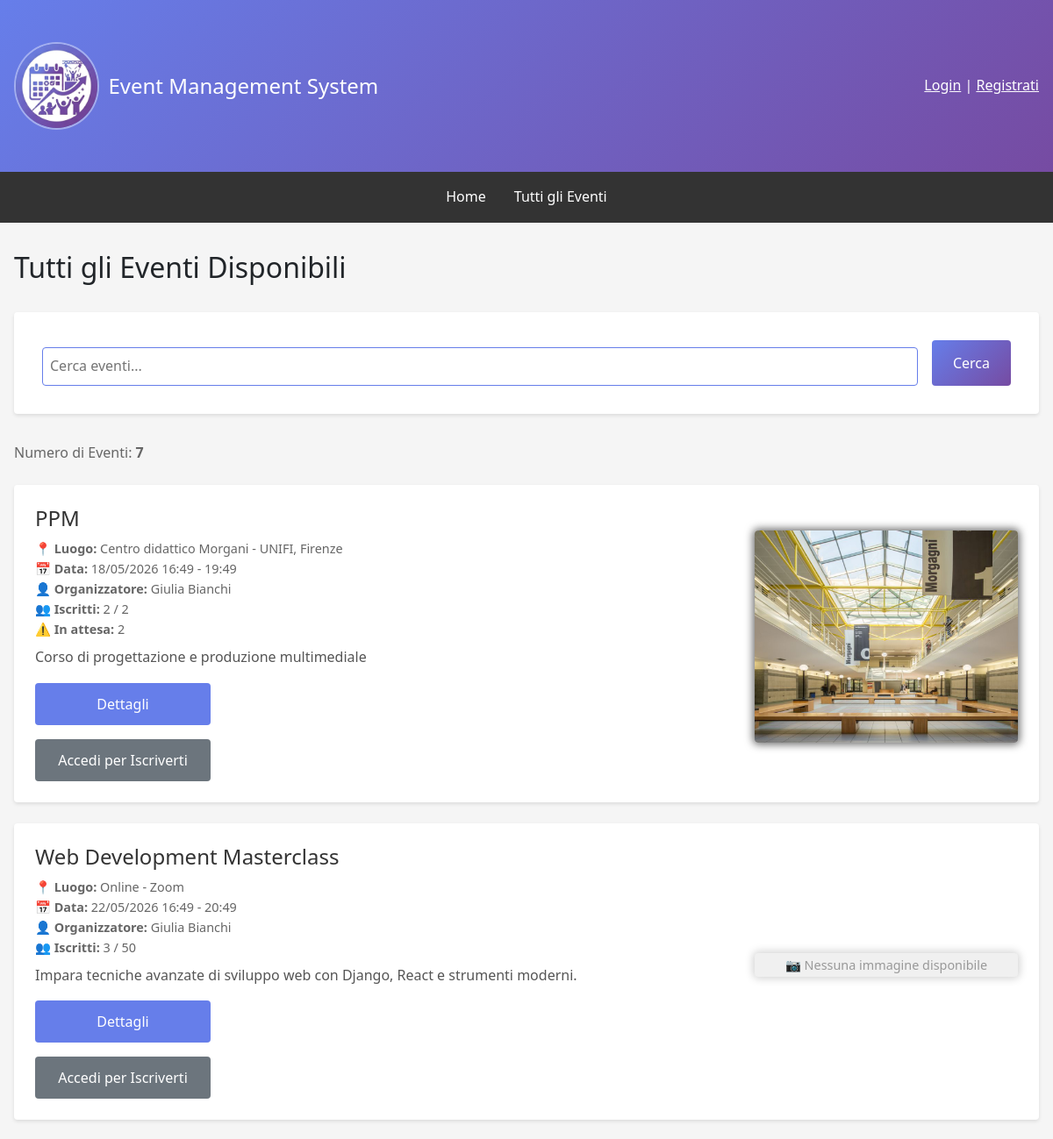
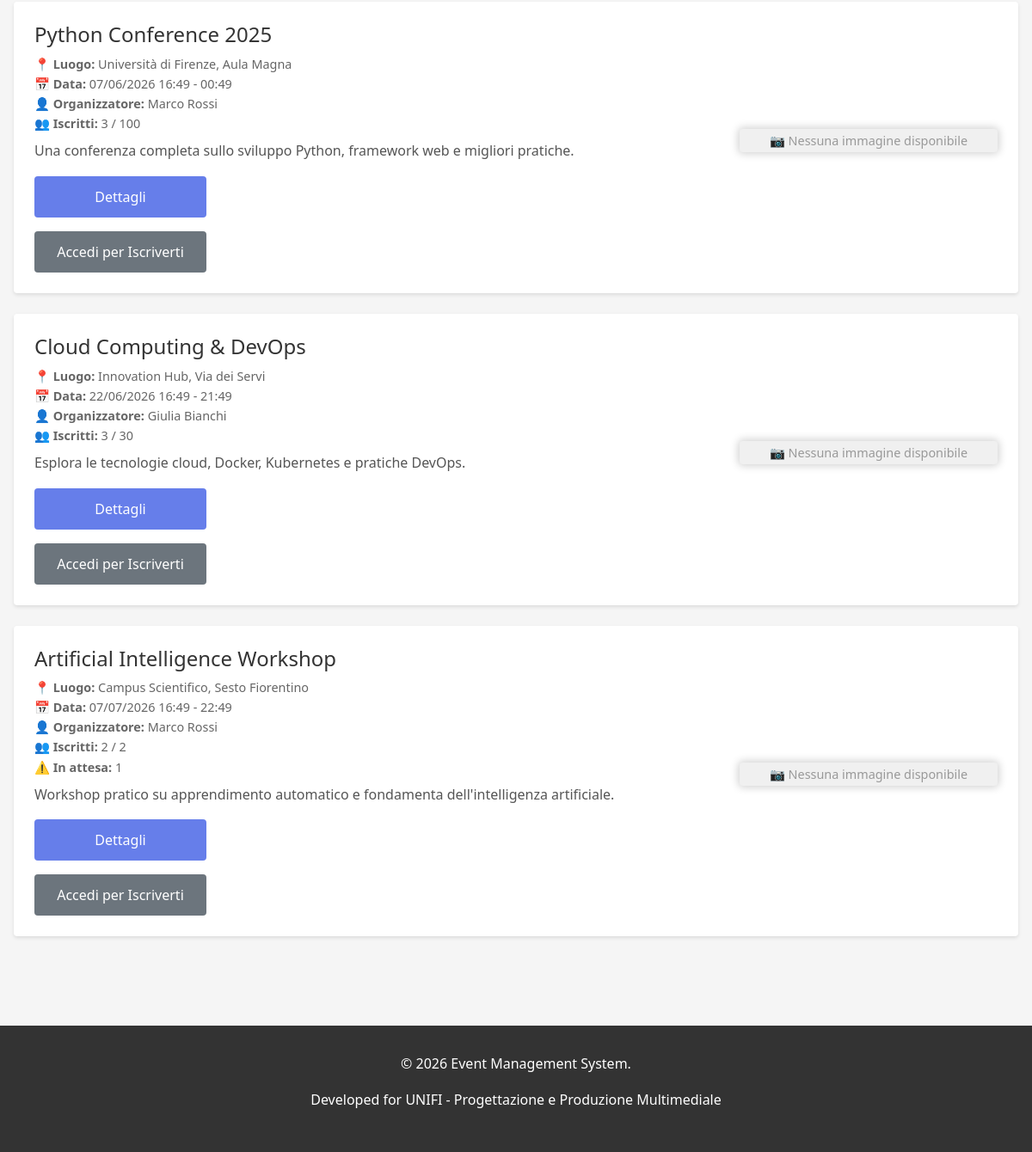
Screenshot of /events/ with the database file from the repository (2 pictures, top to bottom).
### events/models.py (models this page shows, shortened)
class Event(models.Model):
    STATUS_CHOICES = [('draft', 'Bozza'), ('published', 'Pubblicato'), ('ongoing', 'In Corso'), ('completed', 'Completato'), ('cancelled', 'Annullato')]
    title = models.CharField(max_length=200, verbose_name='Titolo')
    description = models.TextField(verbose_name='Descrizione')
    organizer = models.ForeignKey(User, on_delete=models.CASCADE, related_name='organized_events', verbose_name='Organizzatore')
    location = models.CharField(max_length=255, verbose_name='Luogo')
    start_date = models.DateTimeField(verbose_name='Data e Ora Inizio')
    end_date = models.DateTimeField(verbose_name='Data e Ora Fine')
    max_attendees = models.IntegerField(null=True, blank=True, verbose_name='Numero Massimo Partecipanti')
    image = models.ImageField(upload_to='event_images/', blank=True, null=True, verbose_name='Immagine')
    status = models.CharField(max_length=15, choices=STATUS_CHOICES, default='draft', verbose_name='Stato')
    created_at = models.DateTimeField(auto_now_add=True)
    updated_at = models.DateTimeField(auto_now=True)
    deleted_at = models.DateTimeField(null=True, blank=True, verbose_name='Eliminato il')
    class Meta:
        ordering = ['-start_date']
        permissions = [('can_create_event', 'Può creare eventi'), ('can_edit_own_events', 'Può modificare i propri eventi'), ('can_delete_own_events', 'Può eliminare i propri eventi'), ('can_view_attendees', 'Può visualizzare la lista dei partecipanti')]
    @property
    def get_confirmed_attendees_count(self):
        return self.eventregistration_set.filter(status='confirmed').count()
    def get_pending_attendees_count(self):
        return self.eventregistration_set.filter(status='pending').count()

### events/views.py (the view)
# urls.py: path('', views.EventListView.as_view(), name='event_list'),
class EventListView(ListView):
    model = Event
    template_name = 'events/event_list.html'
    context_object_name = 'events'
    paginate_by = 10
    def get_queryset(self):
        queryset = Event.objects.filter(status='published', deleted_at__isnull=True).order_by('start_date')
        query = self.request.GET.get('q')
        if query:
            queryset = queryset.filter(Q(title__icontains=query) | Q(description__icontains=query) | Q(location__icontains=query))
        return queryset
    def get_context_data(self, **kwargs):
        context = super().get_context_data(**kwargs)
        context['total_events'] = Event.objects.filter(status='published').count()
        if self.request.user.is_authenticated:
            user_registrations = EventRegistration.objects.filter(user=self.request.user).values_list('event_id', flat=True)
            context['registered_events'] = user_registrations
        return context

### templates/events/event_list.html (shortened to what this page needs)
{% extends 'base.html' %}
{% block content %}
<h2>Tutti gli Eventi Disponibili</h2>
<form method="get" class="search-form">
    <input type="text" name="q" placeholder="Cerca eventi..." value="{{ request.GET.q }}" aria-label="Cerca eventi">
    <button type="submit" class="btn" style="background: linear-gradient(135deg, #667eea 0%, #764ba2 100%);">Cerca</button>
</form>
<p style="color: #666; margin-bottom: 1.5rem;">
    Numero di Eventi: <strong>{{ total_events }}</strong>
</p>
{% if events %}
    {% for event in events %}
        <div class="event-card">
            <div class="event-content">
                <h3 class="event-title">{{ event.title }}</h3>
                <div class="event-meta">
                    <strong>📍 Luogo:</strong> {{ event.location }}<br>
                    <strong>📅 Data:</strong> {{ event.start_date|date:"d/m/Y H:i" }} - {{ event.end_date|date:"H:i" }}<br>
                    <strong>👤 Organizzatore:</strong> {{ event.organizer.get_full_name|default:event.organizer.username }}<br>
                    <strong>👥 Iscritti:</strong> {{ event.get_confirmed_attendees_count }}{% if event.max_attendees %} / {{ event.max_attendees }}{% endif %}<br>
                    {% if event.get_pending_attendees_count > 0 %}<strong>⚠️ In attesa:</strong> {{ event.get_pending_attendees_count }}{% endif %}
                </div>
                <p class="event-description">{{ event.description|truncatewords:30 }}</p>
                <div style="display: flex; gap: 1rem; flex-wrap: wrap;" class="event-card-buttons">
                    <a href="{% url 'events:event_detail' event.pk %}" class="btn">Dettagli</a>
                    {% if request.user.is_authenticated %}
                        {% if not request.user.is_staff %}
                            {% if event.pk in registered_events and user_registration.status != 'cancelled' %}
                                <span style="padding: 0.75rem; background-color: #28a745; color: white; border-radius: 4px;">✓ Iscritto</span>
                            {% else %}
                                <a href="{% url 'events:event_register' event.pk %}" class="btn btn-secondary">Iscriviti</a>
                            {% endif %}
                        {% endif %}
                    {% else %}
                        <a href="{% url 'users:login' %}" class="btn btn-secondary">Accedi per Iscriverti</a>
                    {% endif %}
                </div>
            </div>
            {% if event.image %}
                <div class="event-thumbnail">
                    <img src="{{ event.image.url }}" alt="{{ event.title }}" style="width: 100%; height: auto; margin-bottom: 1rem; border-radius: 4px; box-shadow: 0 0 10px 2px dimgray">
                </div>
            {% else %}
                <div class="no-image" style="text-align: center; margin-bottom: 1rem; padding: 2px; border-radius: 4px; box-shadow: 0 0 10px 2px lightgray">
                    <span>📷 Nessuna immagine disponibile</span>
                </div>
            {% endif %}
        </div>
    {% endfor %}
{% else %}
    <p style="text-align: center; padding: 2rem; color: #666;">Nessun evento disponibile in questo momento.</p>
{% endif %}
{% endblock %}

### templates/base.html (style rules this page uses)
* { margin: 0; padding: 0; box-sizing: border-box; }
body { font-family: 'Segoe UI', Tahoma, Geneva, Verdana, sans-serif; background-color: #f5f5f5; line-height: 1.6; }
.btn { display: inline-block; padding: 0.75rem 1.5rem; background-color: #667eea; color: white; text-decoration: none; border-radius: 4px; border: none; cursor: pointer; font-size: 1rem; }
.btn-secondary { background-color: #6c757d; }
.event-card { background: white; padding: 1.5rem; margin-bottom: 1rem; border-radius: 4px; box-shadow: 0 2px 4px rgba(0,0,0,0.1); }
.event-title { font-size: 1.5rem; margin-bottom: 0.5rem; color: #333; }
.event-meta { color: #666; font-size: 0.9rem; margin-bottom: 0.5rem; }
.event-description { color: #555; margin-bottom: 1rem; }
form { background: white; padding: 2rem; border-radius: 4px; box-shadow: 0 2px 4px rgba(0,0,0,0.1); }
input, textarea, select { width: 100%; padding: 0.5rem; margin-top: 0.5rem; border: 1px solid #ddd; border-radius: 4px; font-family: inherit; font-size: 1rem; }

### templates/events/event_list.html (style rules this page uses)
.search-form { display: flex; gap: 1rem; margin: 2rem 0; flex-wrap: wrap; }
.search-form input { flex: 1; min-width: 200px; border: 1px solid #667eea; }
.search-form button { white-space: nowrap; }
.event-card { display: flex; gap: 1.5rem; align-items: center; margin-bottom: 1.5rem; }
.event-content { flex: 2; }
.event-thumbnail { flex: 1; min-width: 150px; max-width: 300px; align-self: center; }
.event-thumbnail img { height: 100%; width: auto; border-radius: 8px; box-shadow: 0 0 10px 2px dimgray; object-fit: cover; display: block; }
.no-image { flex: 1; min-width: 150px; max-width: 300px; background-color: #f0f0f0; border-radius: 8px; display: flex; align-items: center; justify-content: center; padding: 2rem 0.5rem; text-align: center; color: #999; font-size: 0.9rem; align-self: center; }
.event-card-buttons { display: flex; flex-direction: column; gap: 0.75rem; justify-content: center; min-width: 140px; width: auto; }
.event-card-buttons .btn, .event-card-buttons span { text-align: center; width: 200px; min-width: 120px; display: inline-flex; align-items: center; justify-content: center; box-sizing: border-box; white-space: nowrap; }

### rows the page displays
Event: title "PPM", location "Centro didattico Morgani - UNIFI, Firenze", start_date "18/05/2026 16:49", end_date "19:49", organizer.get_full_name "Giulia Bianchi", get_confirmed_attendees_count "2", max_attendees "2", get_pending_attendees_count "2", description "Corso di progettazione e produzione multimediale", image (picture)
Event: title "Web Development Masterclass", location "Online - Zoom", start_date "22/05/2026 16:49", end_date "20:49", organizer.get_full_name "Giulia Bianchi", get_confirmed_attendees_count "3", max_attendees "50", description "Impara tecniche avanzate di sviluppo web con Django, React e strumenti moderni.", image "📷 Nessuna immagine disponibile"
Event: title "Python Conference 2025", location "Università di Firenze, Aula Magna", start_date "07/06/2026 16:49", end_date "00:49", organizer.get_full_name "Marco Rossi", get_confirmed_attendees_count "3", max_attendees "100", description "Una conferenza completa sullo sviluppo Python, framework web e migliori pratiche.", image "📷 Nessuna immagine disponibile"
Event: title "Cloud Computing & DevOps", location "Innovation Hub, Via dei Servi", start_date "22/06/2026 16:49", end_date "21:49", organizer.get_full_name "Giulia Bianchi", get_confirmed_attendees_count "3", max_attendees "30", description "Esplora le tecnologie cloud, Docker, Kubernetes e pratiche DevOps.", image "📷 Nessuna immagine disponibile"
Event: title "Artificial Intelligence Workshop", location "Campus Scientifico, Sesto Fiorentino", start_date "07/07/2026 16:49", end_date "22:49", organizer.get_full_name "Marco Rossi", get_confirmed_attendees_count "2", max_attendees "2", get_pending_attendees_count "1", description "Workshop pratico su apprendimento automatico e fondamenta dell'intelligenza artificiale.", image "📷 Nessuna immagine disponibile"

### other values shown
{{ total_events }} "7"
